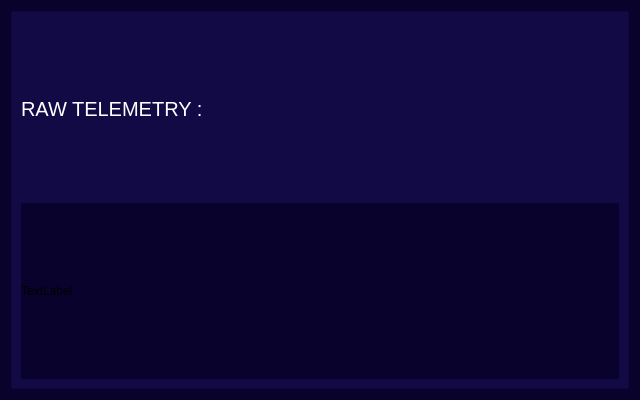
<?xml version="1.0" encoding="UTF-8"?>
<ui version="4.0">
 <class>Dialog</class>
 <widget class="QDialog" name="Dialog">
  <property name="geometry">
   <rect>
    <x>0</x>
    <y>0</y>
    <width>640</width>
    <height>400</height>
   </rect>
  </property>
  <property name="windowTitle">
   <string>Dialog</string>
  </property>
  <property name="styleSheet">
   <string notr="true">background-color: rgb(9  , 2  , 44);</string>
  </property>
  <layout class="QVBoxLayout" name="verticalLayout_2">
   <item>
    <widget class="QFrame" name="frame">
     <property name="styleSheet">
      <string notr="true">background-color: rgb(18  , 10  , 69);</string>
     </property>
     <property name="frameShape">
      <enum>QFrame::StyledPanel</enum>
     </property>
     <property name="frameShadow">
      <enum>QFrame::Raised</enum>
     </property>
     <layout class="QVBoxLayout" name="verticalLayout" stretch="1  ,9">
      <item>
       <widget class="QLabel" name="label">
        <property name="font">
         <font>
          <pointsize>15</pointsize>
         </font>
        </property>
        <property name="styleSheet">
         <string notr="true">color: rgb(255  , 255  , 255);</string>
        </property>
        <property name="text">
         <string>RAW TELEMETRY :</string>
        </property>
       </widget>
      </item>
      <item>
       <widget class="QLabel" name="data_display">
        <property name="styleSheet">
         <string notr="true">background-color: rgb(9  , 2  , 44);</string>
        </property>
        <property name="text">
         <string>TextLabel</string>
        </property>
       </widget>
      </item>
     </layout>
    </widget>
   </item>
  </layout>
 </widget>
 <resources/>
 <connections/>
</ui>
